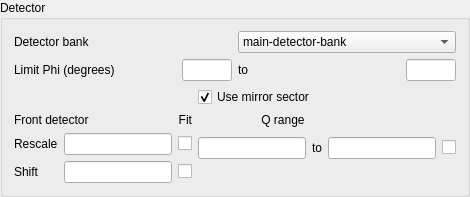
          <widget class="QGroupBox" name="groupBox_15">
           <property name="sizePolicy">
            <sizepolicy hsizetype="Preferred" vsizetype="Expanding">
             <horstretch>0</horstretch>
             <verstretch>0</verstretch>
            </sizepolicy>
           </property>
           <property name="title">
            <string>Detector</string>
           </property>
           <layout class="QGridLayout" name="gridLayout_17">
            <item row="4" column="1" colspan="2">
             <widget class="QCheckBox" name="mirror_phi">
              <property name="text">
               <string>Use mirror sector</string>
              </property>
              <property name="checked">
               <bool>true</bool>
              </property>
             </widget>
            </item>
            <item row="1" column="0" colspan="4">
             <layout class="QHBoxLayout" name="horizontalLayout_10">
              <item>
               <widget class="QLabel" name="label_43">
                <property name="text">
                 <string>Detector bank</string>
                </property>
               </widget>
              </item>
              <item>
               <widget class="QComboBox" name="detbank_sel">
                <property name="sizePolicy">
                 <sizepolicy hsizetype="Preferred" vsizetype="Maximum">
                  <horstretch>0</horstretch>
                  <verstretch>0</verstretch>
                 </sizepolicy>
                </property>
                <item>
                 <property name="text">
                  <string>main-detector-bank</string>
                 </property>
                </item>
                <item>
                 <property name="text">
                  <string>HAB</string>
                 </property>
                </item>
                <item>
                 <property name="text">
                  <string>both</string>
                 </property>
                </item>
                <item>
                 <property name="text">
                  <string>merged</string>
                 </property>
                </item>
               </widget>
              </item>
             </layout>
            </item>
            <item row="3" column="0" colspan="4">
             <layout class="QHBoxLayout" name="horizontalLayout_11">
              <item>
               <widget class="QLabel" name="label_45">
                <property name="text">
                 <string>Limit Phi (degrees)</string>
                </property>
               </widget>
              </item>
              <item>
               <widget class="QLineEdit" name="phi_min">
                <property name="enabled">
                 <bool>true</bool>
                </property>
                <property name="sizePolicy">
                 <sizepolicy hsizetype="Expanding" vsizetype="Maximum">
                  <horstretch>0</horstretch>
                  <verstretch>0</verstretch>
                 </sizepolicy>
                </property>
                <property name="maximumSize">
                 <size>
                  <width>50</width>
                  <height>16777215</height>
                 </size>
                </property>
               </widget>
              </item>
              <item>
               <widget class="QLabel" name="label_33">
                <property name="text">
                 <string>to</string>
                </property>
               </widget>
              </item>
              <item>
               <widget class="QLineEdit" name="phi_max">
                <property name="enabled">
                 <bool>true</bool>
                </property>
                <property name="sizePolicy">
                 <sizepolicy hsizetype="Expanding" vsizetype="Maximum">
                  <horstretch>0</horstretch>
                  <verstretch>0</verstretch>
                 </sizepolicy>
                </property>
                <property name="maximumSize">
                 <size>
                  <width>50</width>
                  <height>16777215</height>
                 </size>
                </property>
               </widget>
              </item>
             </layout>
            </item>
            <item row="6" column="0">
             <layout class="QHBoxLayout" name="horizontalLayout_12">
              <item>
               <layout class="QGridLayout" name="gridLayout_29">
                <item row="0" column="0">
                 <widget class="QLabel" name="label_2">
                  <property name="text">
                   <string>Rescale</string>
                  </property>
                 </widget>
                </item>
                <item row="0" column="1">
                 <widget class="QLineEdit" name="frontDetRescale"/>
                </item>
                <item row="0" column="2">
                 <widget class="QCheckBox" name="frontDetRescaleCB">
                  <property name="enabled">
                   <bool>true</bool>
                  </property>
                  <property name="text">
                   <string/>
                  </property>
                 </widget>
                </item>
                <item row="1" column="0">
                 <widget class="QLabel" name="label_4">
                  <property name="text">
                   <string>Shift</string>
                  </property>
                 </widget>
                </item>
                <item row="1" column="1">
                 <widget class="QLineEdit" name="frontDetShift"/>
                </item>
                <item row="1" column="2">
                 <widget class="QCheckBox" name="frontDetShiftCB">
                  <property name="enabled">
                   <bool>true</bool>
                  </property>
                  <property name="text">
                   <string/>
                  </property>
                 </widget>
                </item>
               </layout>
              </item>
             </layout>
            </item>
            <item row="5" column="0">
             <layout class="QHBoxLayout" name="horizontalLayout_15">
              <item>
               <widget class="QLabel" name="label_6">
                <property name="text">
                 <string>Front detector</string>
                </property>
               </widget>
              </item>
              <item>
               <widget class="QLabel" name="label_10">
                <property name="text">
                 <string>Fit</string>
                </property>
                <property name="alignment">
                 <set>Qt::AlignRight|Qt::AlignTrailing|Qt::AlignVCenter</set>
                </property>
               </widget>
              </item>
             </layout>
            </item>
            <item row="6" column="1" colspan="3">
             <layout class="QGridLayout" name="gridLayout_30">
              <item row="0" column="2">
               <widget class="QLineEdit" name="frontDetQmax"/>
              </item>
              <item row="1" column="0">
               <spacer name="horizontalSpacer_8">
                <property name="orientation">
                 <enum>Qt::Horizontal</enum>
                </property>
                <property name="sizeHint" stdset="0">
                 <size>
                  <width>40</width>
                  <height>20</height>
                 </size>
                </property>
               </spacer>
              </item>
              <item row="0" column="0">
               <widget class="QLineEdit" name="frontDetQmin"/>
              </item>
              <item row="0" column="1">
               <widget class="QLabel" name="label_8">
                <property name="text">
                 <string>to</string>
                </property>
               </widget>
              </item>
              <item row="0" column="3">
               <widget class="QCheckBox" name="frontDetQrangeOnOff">
                <property name="enabled">
                 <bool>true</bool>
                </property>
                <property name="text">
                 <string/>
                </property>
               </widget>
              </item>
             </layout>
            </item>
            <item row="5" column="1" colspan="2">
             <widget class="QLabel" name="label_12">
              <property name="text">
               <string>Q range</string>
              </property>
              <property name="alignment">
               <set>Qt::AlignCenter</set>
              </property>
             </widget>
            </item>
           </layout>
          </widget>
